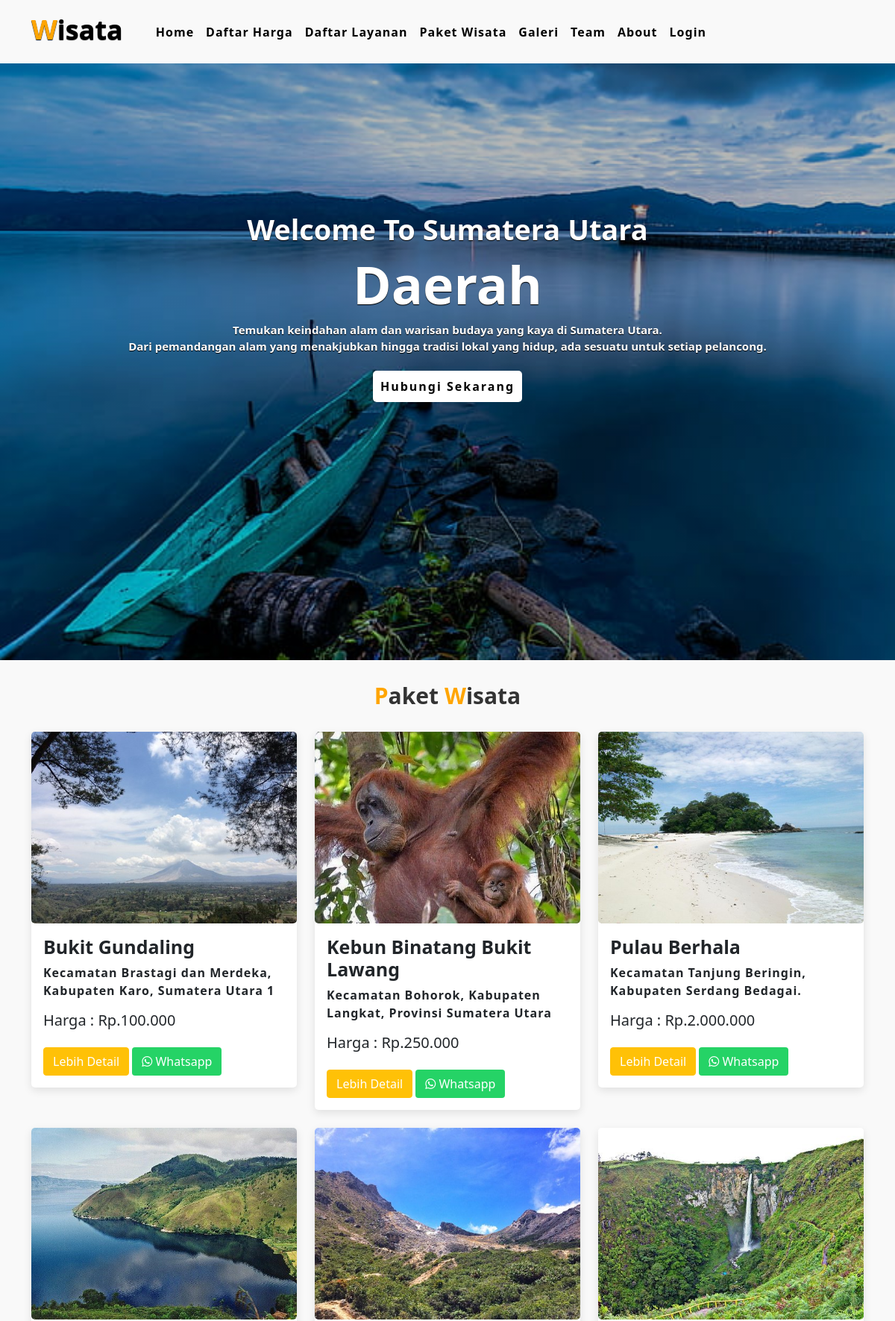
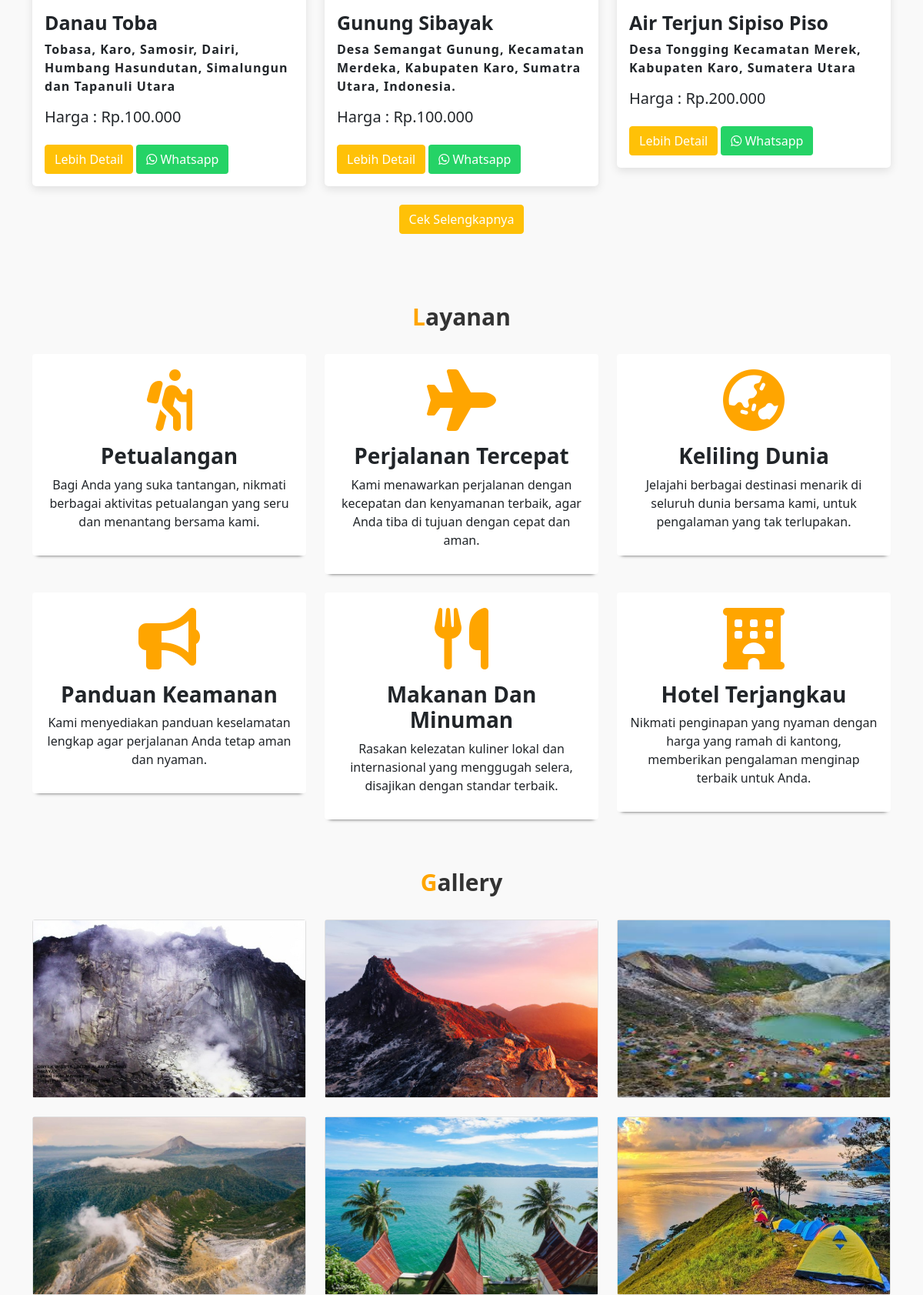
The page / (upper part) on the database its author committed (2 pictures, top to bottom).
### tables this page shows
CREATE TABLE `wisata` (
  `idwisata` int(11) NOT NULL,
  `nama` varchar(128) DEFAULT NULL,
  `alamat` varchar(128) DEFAULT NULL,
  `harga` int(11) DEFAULT NULL,
  `cover` varchar(255) NOT NULL,
  `linkyt` varchar(255) NOT NULL,
  `no_wa` varchar(20) NOT NULL
);

CREATE TABLE `services` (
  `service_id` int(11) NOT NULL,
  `service_name` varchar(128) NOT NULL,
  `service_price` int(11) NOT NULL,
  `service_description` varchar(255) NOT NULL,
  `service_icon` varchar(50) DEFAULT NULL
);

CREATE TABLE `wisata_galery` (
  `idwisata_galery` int(11) NOT NULL,
  `file` varchar(128) DEFAULT NULL,
  `keterangan` varchar(128) DEFAULT NULL,
  `wisata_id` int(11) NOT NULL
);

### config/function.php (called while the page is built, shortened)
<?php
function money($str)
{
    return 'Rp.' . number_format($str, 0, ',', '.');
}
function base_url()
{
    $base_url = ((isset($_SERVER['HTTPS']) && $_SERVER['HTTPS'] == "on") ? "https" : "http");
    $base_url .= "://" . $_SERVER['HTTP_HOST'];
    $base_url .= str_replace(basename($_SERVER['SCRIPT_NAME']), "", $_SERVER['SCRIPT_NAME']);
    return $base_url;
}

### views/home.php (the view, shortened to what this page needs)
<div class="home">
    <div class="content">
        <h5>Welcome To Sumatera Utara</h5>
        <h1>Daerah <span class="changecontent"></span></h1>
        <p>Temukan keindahan alam dan warisan budaya yang kaya di Sumatera Utara.  <br>  Dari pemandangan alam yang menakjubkan hingga tradisi lokal yang hidup, ada sesuatu untuk setiap pelancong.</p>
        <a href="https://wa.me/6289521301996">Hubungi Sekarang</a>
    </div>
</div>
 <section class="packages" id="packages">
      <div class="container">
         <div class="main-txt">
            <h1><span>P</span>aket <span>W</span>isata</h1>
         </div>
         <div class="row" style="margin-top: 30px;">
         <?php
        $query = mysqli_query($con, "SELECT * FROM wisata ORDER BY idwisata DESC LIMIT 6") or die(mysqli_error($con));
        while ($row = mysqli_fetch_array($query)):
        ?>
            <div class="col-md-4 py-3 py-md-0 mb-4">
               <div class="card">
               <img src="<?=base_url();?>uploads/wisata/cover/<?=$row['cover'];?>" alt="" style="height: 257px;">
                  <div class="card-body">
                     <h3><?= $row['nama']; ?></h3>
                     <p><?= $row['alamat']; ?></p>
                     <div class="mb-4">
                     <h6>Harga : <?= money($row['harga']); ?><strong></strong></h6>
                     </div>
                     <button class="btn btn-warning text-white" data-bs-toggle="modal"
                     data-bs-target="#galeriModal<?= $row['idwisata']; ?>">Lebih Detail</button>
                     <button class="btn btn-green text-white" onclick="window.location.href='https://wa.me/<?= $row['no_wa']; ?>';">
                        <i class="fa-brands fa-whatsapp"></i> Whatsapp
                     </button>
                  </div>
               </div>
            </div>
            <?php
        endwhile;
        ?>
         </div>
      </div>
   </section>
   <div class="d-flex justify-content-center">
   <a href="?detail-wisata" class="btn btn-warning text-white"> Cek Selengkapnya </a>
   </div>
 <section class="services" id="services">
   <div class="container">
      <div class="main-txt" style="padding-top: 10px;">
         <h1><span>L</span>ayanan</h1>
      </div>
      <div class="row" style="margin-top: 30px;">
         <?php
            $query = mysqli_query($con, "SELECT * FROM services ORDER BY service_id DESC") or die(mysqli_error($con));
            while ($row = mysqli_fetch_array($query)):
         ?>
         <div class="col-md-4 py-3 py-md-0 mb-4">
            <div class="card cards">
            <i class="<?php echo $row['service_icon']; ?>"></i>
               <div class="card-body text-center">
                  <h3><?php echo $row['service_name']; ?></h3>
                  <p><?php echo $row['service_description']; ?></p>
               </div>
            </div>
         </div>
         <?php endwhile;  ?>
      </div>
   </div>
</section>
<section class="gallery" id="gallery">
   <div class="container">
      <div class="main-txt" style="padding-top: 10px;">
         <h1><span>G</span>allery</h1>
      </div>
      <div class="row" style="margin-top: 30px;">
         <?php
         $query = mysqli_query($con, "SELECT * FROM wisata_galery ORDER BY idwisata_galery DESC LIMIT 6") or die(mysqli_error($con));
         if (mysqli_num_rows($query) > 0):
            while ($galeri = mysqli_fetch_array($query)):
               $path = base_url()."uploads/wisata/gallery/".$galeri['file'];
               $ext = pathinfo($path, PATHINFO_EXTENSION);
               if ($ext == "jpg" || $ext == "png" || $ext == "jpeg"):
         ?>
            <div class="col-md-4 py-3 py-md-0 mb-4">
               <div class="card cards">
                  <img src="<?= $path; ?>" alt="<?= $galeri['keterangan']; ?>" height="230px">
               </div>
            </div>
         <?php
               endif;
            endwhile;
         endif; ?>
      </div>
   </div>
</section>

### assets/css/style.css (style rules this page uses)
* { margin: 0; padding: 0; box-sizing: border-box; text-decoration: none; list-style: none; scroll-behavior: smooth; }
a { text-decoration: none; }
body { background: #f9f9f9; }
.home { width: 100%; height: 100vh; background-image:linear-gradient(rgba(0,0,0,0.3),rgba(0,0,0,0.2)), url(../img/banner.jpg); background-repeat: no-repeat; background-size: cover; }
.home .content { text-align: center; padding-top: 200px; }
.home .content h5 { color: white; font-size: 38px; font-weight: 550; text-shadow: 0px 1px 1px black; }
.home .content h1 { color: white; font-size: 70px; font-weight: 600; text-shadow: 0px 1px 1px black; margin-top: 5px; }
.home .content p { color: white; font-size: 15px; font-weight: 600; text-shadow: 0px 1px 1px black; margin-bottom: 30px; margin-top: 5px; }
.home .content a { padding: 10px; background: white; color: black; letter-spacing: 2px; font-weight: 600; border-radius: 5px; text-decoration: none; transition: 0.5s; }
.main-txt h1 { text-align: center; margin-top: 30px; font-weight: 700; }
.main-txt h1 span { color: orange; }
.packages .card { border-radius: 5px; border: none; box-shadow: rgba(0, 0, 0, 0.1) 0px 4px 12px; }
.packages .card img { border-radius: 5px; }
.packages .card .card-body { background: transparent; }
.packages .card .card-body h3 { font-size: 25px; font-weight: 600; }
.packages .card .card-body p { font-weight: 600; letter-spacing: 1px; }
.packages .card .card-body h6 { font-size: 20px; }
.services { background: #f9f9f9; margin-top: 50px; }
.services .card { box-shadow: 0px 5px 5px -6px black; border: none; cursor: pointer; }
.services .card i { font-size: 80px; text-align: center; color: #ffa500; margin-top: 20px; }
.services .card .card-body h3 { font-weight: 700; }
.btn-green { background: #25D366; }
.main-txt h1 { font-size: 30px; font-weight: bold; color: #333; text-align: center; margin-bottom: 20px; }

### rows shown on the page
wisata: cover (picture), nama "Bukit Gundaling", alamat "Kecamatan Brastagi dan Merdeka, Kabupaten Karo, Sumatera Utara 1", harga "Rp.100.000"
wisata: cover (picture), nama "Kebun Binatang Bukit Lawang", alamat "Kecamatan Bohorok, Kabupaten Langkat, Provinsi Sumatera Utara", harga "Rp.250.000"
wisata: cover (picture), nama "Pulau Berhala", alamat "Kecamatan Tanjung Beringin, Kabupaten Serdang Bedagai.", harga "Rp.2.000.000"
wisata: cover (picture), nama "Danau Toba", alamat "Tobasa, Karo, Samosir, Dairi, Humbang Hasundutan, Simalungun dan Tapanuli Utara", harga "Rp.100.000"
wisata: cover (picture), nama "Gunung Sibayak", alamat "Desa Semangat Gunung, Kecamatan Merdeka, Kabupaten Karo, Sumatra Utara, Indonesia.", harga "Rp.100.000"
wisata: cover (picture), nama "Air Terjun Sipiso Piso", alamat "Desa Tongging Kecamatan Merek, Kabupaten Karo, Sumatera Utara", harga "Rp.200.000"
services: service_name "Petualangan", service_description "Bagi Anda yang suka tantangan, nikmati berbagai aktivitas petualangan yang seru dan menantang bersama kami."
services: service_name "Perjalanan Tercepat", service_description "Kami menawarkan perjalanan dengan kecepatan dan kenyamanan terbaik, agar Anda tiba di tujuan dengan cepat dan aman."
services: service_name "Keliling Dunia", service_description "Jelajahi berbagai destinasi menarik di seluruh dunia bersama kami, untuk pengalaman yang tak terlupakan."
services: service_name "Panduan Keamanan", service_description "Kami menyediakan panduan keselamatan lengkap agar perjalanan Anda tetap aman dan nyaman."
services: service_name "Makanan Dan Minuman", service_description "Rasakan kelezatan kuliner lokal dan internasional yang menggugah selera, disajikan dengan standar terbaik."
services: service_name "Hotel Terjangkau", service_description "Nikmati penginapan yang nyaman dengan harga yang ramah di kantong, memberikan pengalaman menginap terbaik untuk Anda."
wisata_galery: file (picture)
wisata_galery: file (picture)
wisata_galery: file (picture)
wisata_galery: file (picture)
wisata_galery: file (picture)
wisata_galery: file (picture)
